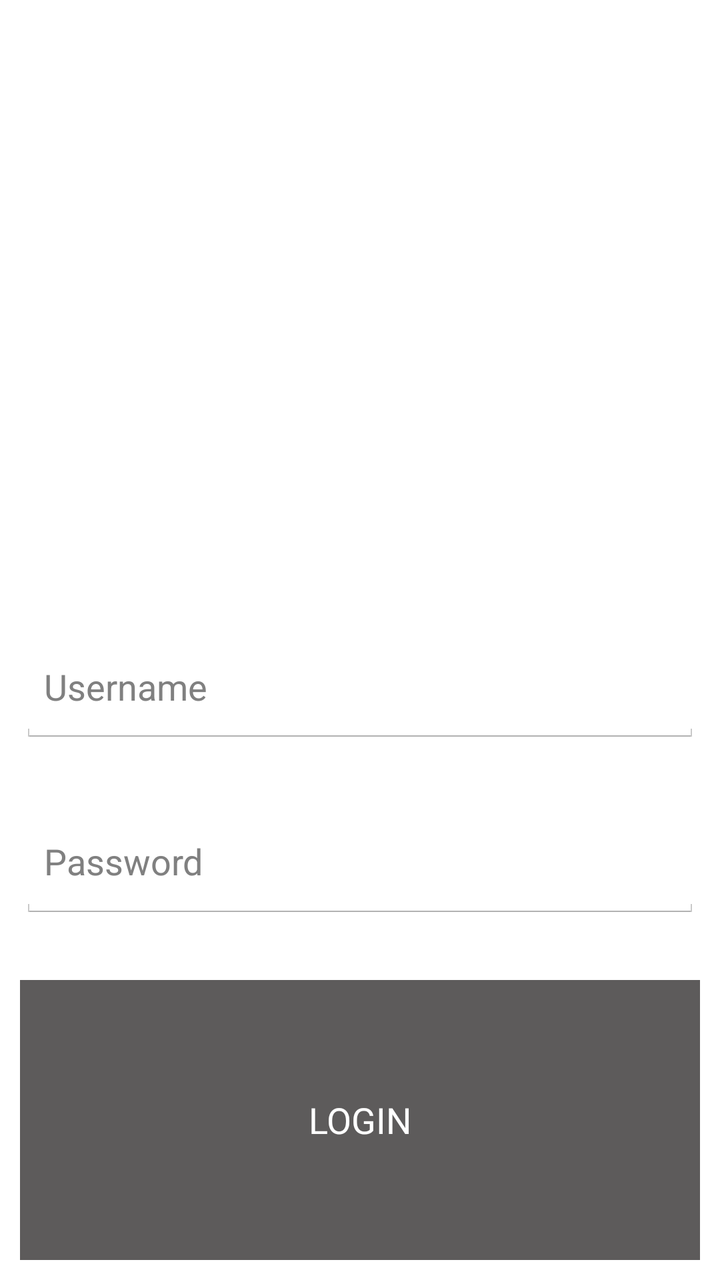
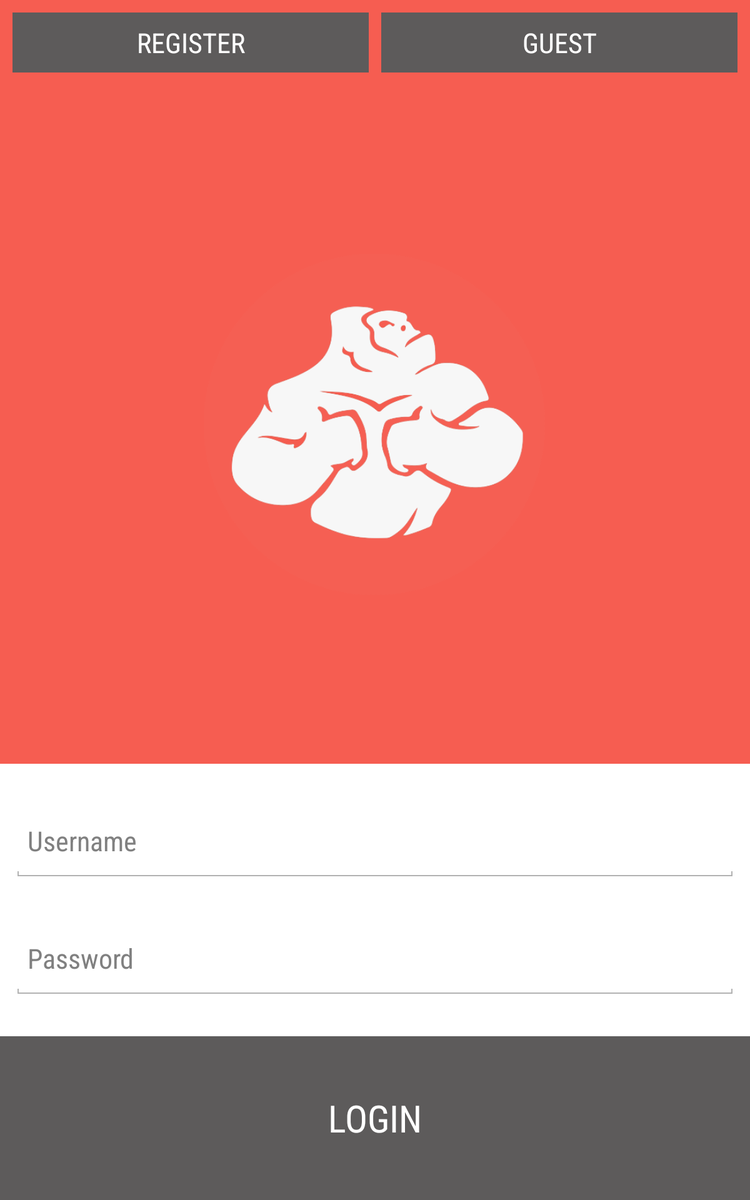

An Android layout and its configuration variant, each rendered on a device that would load it. The default file and the variant file are quoted in full after the pictures.
<!-- AndroidManifest.xml: application theme AppTheme -->
<!-- res/layout/login_layout.xml -->
<?xml version="1.0" encoding="utf-8"?>
<LinearLayout xmlns:android="http://schemas.android.com/apk/res/android"
    android:orientation="vertical" android:layout_width="match_parent"
    android:layout_height="match_parent" android:padding="10dp">

    <LinearLayout
        android:layout_width="fill_parent"
        android:layout_height="wrap_content"
        android:layout_weight="3" >

    </LinearLayout>

    <EditText
        android:layout_width="fill_parent"
        android:layout_height="wrap_content"
        android:layout_weight="0.2"
        android:layout_marginTop="30dp"
        android:id="@+id/LoginUsernameTextbox"
        android:hint="Username"
    />

    <EditText
        android:layout_width="fill_parent"
        android:layout_height="wrap_content"
        android:layout_weight="0.2"
        android:layout_marginTop="30dp"
        android:id="@+id/LoginPasswordTextbox"
        android:hint="Password"
        />

    <Button
        android:layout_width="fill_parent"
        android:layout_height="wrap_content"
        android:layout_weight="1"
        android:text="LOGIN"
        android:layout_marginTop="30dp"
        android:background="#ff5d5b5b"
        android:textColor="#FFF"
        android:onClick="LoginButton"
    />


</LinearLayout>
<!-- resources referenced by this layout -->
<resources>
  <style name="AppTheme" parent="android:Theme.Holo.Light.DarkActionBar">
          
          <item name="android:actionBarStyle">@style/MyActionBar</item>
          <item name="android:titleTextStyle">@style/TitleActionBar</item>
      </style>
  <style name="MyActionBar" parent="@android:style/Widget.Holo.Light.ActionBar">
          <item name="android:background">@color/headcolor</item>
      </style>
  <style name="TitleActionBar" parent="@android:style/TextAppearance.Holo.Widget.ActionBar.Title">
          <item name="android:textColor">#fffcf1ec</item>
      </style>
  <item name="headcolor" type="color">#f65d51</item>
</resources>
<!-- res/layout-large/login_layout.xml (the repository's variant of the layout above) -->
<!-- drawn on a 7-inch tablet held upright -->
<?xml version="1.0" encoding="utf-8"?>
<LinearLayout xmlns:android="http://schemas.android.com/apk/res/android"
    android:orientation="vertical" android:layout_width="match_parent"
    android:layout_height="match_parent" android:background="@color/headcolor">

    <LinearLayout
        android:layout_width="fill_parent"
        android:layout_height="wrap_content"
        android:layout_weight="1"
        android:orientation="horizontal"
        android:background="@color/headcolor"
        android:layout_marginTop="10dp"
        android:layout_marginLeft="5dp"
        android:layout_marginRight="5dp">

        <Button
            android:layout_weight="0.2"
            android:fontFamily="sans-serif-condensed"
            android:layout_width="fill_parent"
            android:layout_height="wrap_content"
            android:layout_gravity="right"
            android:text="REGISTER"
            android:onClick="goToRegister"
            android:background="#ff5d5b5b"
            android:textColor="#FFF"
            android:layout_margin="5dp"
            android:textSize="22dp"
            />

        <Button
            android:layout_weight="0.2"
            android:fontFamily="sans-serif-condensed"
            android:layout_width="fill_parent"
            android:layout_height="wrap_content"
            android:layout_gravity="right"
            android:text="GUEST"
            android:onClick="LoginGuestButton"
            android:background="#ff5d5b5b"
            android:textColor="#FFF"
            android:layout_margin="5dp"
            android:textSize="22dp"
            />



    </LinearLayout>

    <LinearLayout
        android:layout_width="fill_parent"
        android:layout_height="wrap_content"
        android:layout_weight="1"
        android:orientation="horizontal"
        android:background="@color/headcolor">

        <ImageView
            android:layout_width="fill_parent"
            android:layout_height="fill_parent"
            android:layout_weight="1"/>

        <ImageView
            android:layout_width="300dp"
            android:layout_height="300dp"
            android:src="@drawable/gorilla_logo_rond"/>

        <ImageView
            android:layout_width="fill_parent"
            android:layout_height="fill_parent"
            android:layout_weight="1"/>

        </LinearLayout>

    <LinearLayout
        android:layout_width="fill_parent"
        android:layout_height="wrap_content"
        android:layout_weight="1"
        android:orientation="vertical"
        android:background="#FFF">

    <EditText
        android:fontFamily="sans-serif-condensed"
        android:textSize="22dp"
        android:layout_width="fill_parent"
        android:layout_height="wrap_content"
        android:singleLine="true"
        android:layout_weight="0.2"
        android:layout_marginTop="30dp"
        android:id="@+id/LoginUsernameTextbox"
        android:hint="Username"
        android:layout_marginLeft="10dp"
        android:layout_marginRight="10dp"
    />

    <EditText
        android:inputType="textPassword"
        android:layout_width="fill_parent"
        android:singleLine="true"
        android:layout_height="wrap_content"
        android:layout_weight="0.2"
        android:layout_marginTop="30dp"
        android:id="@+id/LoginPasswordTextbox"
        android:hint="Password"
        android:fontFamily="sans-serif-condensed"
        android:textSize="22dp"
        android:layout_marginLeft="10dp"
        android:layout_marginRight="10dp"
        />

    <Button
        android:fontFamily="sans-serif-condensed"
        android:textSize="30dp"
        android:layout_width="fill_parent"
        android:layout_height="wrap_content"
        android:layout_weight="0.85"
        android:text="LOGIN"
        android:layout_marginTop="30dp"
        android:background="#ff5d5b5b"
        android:textColor="#FFF"
        android:onClick="LoginButton"
    />

    </LinearLayout>


</LinearLayout>
<!-- resources referenced by the variant -->
<!-- as a 7-inch tablet held upright resolves them -->
<resources>
  <item name="headcolor" type="color">#f65d51</item>
  <!-- drawable gorilla_logo_rond: png bitmap (drawable-hdpi, 33229 bytes) -->
  <style name="AppTheme" parent="android:Theme.Holo.Light.DarkActionBar">
          
          <item name="android:actionBarStyle">@style/MyActionBar</item>
          <item name="android:titleTextStyle">@style/TitleActionBar</item>
      </style>
  <style name="MyActionBar" parent="@android:style/Widget.Holo.Light.ActionBar">
          <item name="android:background">@color/headcolor</item>
      </style>
  <style name="TitleActionBar" parent="@android:style/TextAppearance.Holo.Widget.ActionBar.Title">
          <item name="android:textColor">#fffcf1ec</item>
      </style>
</resources>
